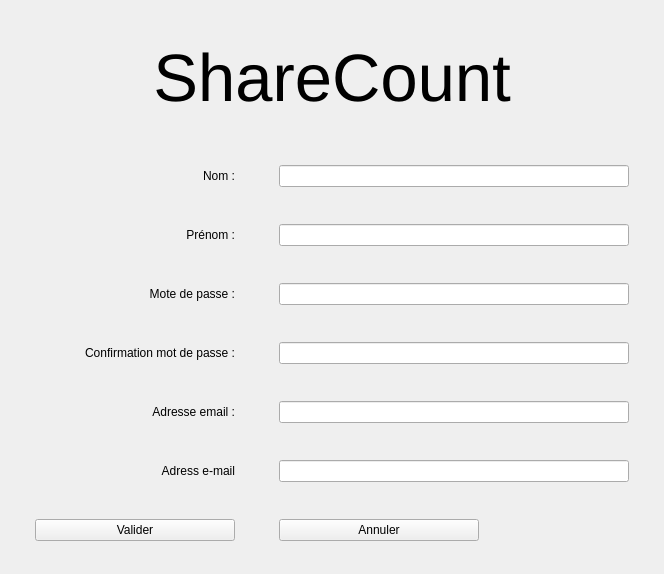
<?xml version="1.0" encoding="UTF-8"?>
<ui version="4.0">
 <class>PageCreationCompte</class>
 <widget class="QWidget" name="PageCreationCompte">
  <property name="geometry">
   <rect>
    <x>0</x>
    <y>0</y>
    <width>664</width>
    <height>574</height>
   </rect>
  </property>
  <property name="windowTitle">
   <string>Form</string>
  </property>
  <layout class="QGridLayout" name="gridLayout">
   <property name="sizeConstraint">
    <enum>QLayout::SetDefaultConstraint</enum>
   </property>
   <property name="spacing">
    <number>20</number>
   </property>
   <item row="3" column="0">
    <widget class="QLabel" name="label_3">
     <property name="text">
      <string>Prénom :</string>
     </property>
     <property name="alignment">
      <set>Qt::AlignRight|Qt::AlignTrailing|Qt::AlignVCenter</set>
     </property>
    </widget>
   </item>
   <item row="2" column="0">
    <widget class="QLabel" name="label_2">
     <property name="text">
      <string>Nom :</string>
     </property>
     <property name="alignment">
      <set>Qt::AlignRight|Qt::AlignTrailing|Qt::AlignVCenter</set>
     </property>
    </widget>
   </item>
   <item row="6" column="1">
    <widget class="QLineEdit" name="lineEdit_5">
     <property name="maximumSize">
      <size>
       <width>350</width>
       <height>16777215</height>
      </size>
     </property>
    </widget>
   </item>
   <item row="6" column="0">
    <widget class="QLabel" name="label_6">
     <property name="text">
      <string>Adresse email :</string>
     </property>
     <property name="alignment">
      <set>Qt::AlignRight|Qt::AlignTrailing|Qt::AlignVCenter</set>
     </property>
    </widget>
   </item>
   <item row="7" column="0">
    <widget class="QLabel" name="label_7">
     <property name="text">
      <string>Adress e-mail</string>
     </property>
     <property name="alignment">
      <set>Qt::AlignRight|Qt::AlignTrailing|Qt::AlignVCenter</set>
     </property>
    </widget>
   </item>
   <item row="5" column="1">
    <widget class="QLineEdit" name="lineEdit_4">
     <property name="maximumSize">
      <size>
       <width>350</width>
       <height>16777215</height>
      </size>
     </property>
     <property name="echoMode">
      <enum>QLineEdit::Password</enum>
     </property>
    </widget>
   </item>
   <item row="7" column="1">
    <widget class="QLineEdit" name="lineEdit_6">
     <property name="maximumSize">
      <size>
       <width>350</width>
       <height>16777215</height>
      </size>
     </property>
    </widget>
   </item>
   <item row="1" column="0" colspan="2">
    <widget class="QLabel" name="label">
     <property name="maximumSize">
      <size>
       <width>16777215</width>
       <height>100</height>
      </size>
     </property>
     <property name="font">
      <font>
       <pointsize>50</pointsize>
      </font>
     </property>
     <property name="text">
      <string>ShareCount</string>
     </property>
     <property name="alignment">
      <set>Qt::AlignCenter</set>
     </property>
    </widget>
   </item>
   <item row="3" column="1">
    <widget class="QLineEdit" name="lineEdit_2">
     <property name="maximumSize">
      <size>
       <width>350</width>
       <height>16777215</height>
      </size>
     </property>
    </widget>
   </item>
   <item row="2" column="1">
    <widget class="QLineEdit" name="lineEdit">
     <property name="maximumSize">
      <size>
       <width>350</width>
       <height>16777215</height>
      </size>
     </property>
    </widget>
   </item>
   <item row="4" column="1">
    <widget class="QLineEdit" name="lineEdit_3">
     <property name="maximumSize">
      <size>
       <width>350</width>
       <height>16777215</height>
      </size>
     </property>
     <property name="echoMode">
      <enum>QLineEdit::Password</enum>
     </property>
    </widget>
   </item>
   <item row="4" column="0">
    <widget class="QLabel" name="label_4">
     <property name="text">
      <string>Mote de passe :</string>
     </property>
     <property name="alignment">
      <set>Qt::AlignRight|Qt::AlignTrailing|Qt::AlignVCenter</set>
     </property>
    </widget>
   </item>
   <item row="8" column="0">
    <widget class="QPushButton" name="pushButton">
     <property name="maximumSize">
      <size>
       <width>200</width>
       <height>16777215</height>
      </size>
     </property>
     <property name="text">
      <string>Valider</string>
     </property>
    </widget>
   </item>
   <item row="5" column="0">
    <widget class="QLabel" name="label_5">
     <property name="text">
      <string>Confirmation mot de passe :</string>
     </property>
     <property name="alignment">
      <set>Qt::AlignRight|Qt::AlignTrailing|Qt::AlignVCenter</set>
     </property>
    </widget>
   </item>
   <item row="8" column="1">
    <widget class="QPushButton" name="pushButton_2">
     <property name="maximumSize">
      <size>
       <width>200</width>
       <height>16777215</height>
      </size>
     </property>
     <property name="text">
      <string>Annuler</string>
     </property>
    </widget>
   </item>
  </layout>
 </widget>
 <resources/>
 <connections/>
</ui>
